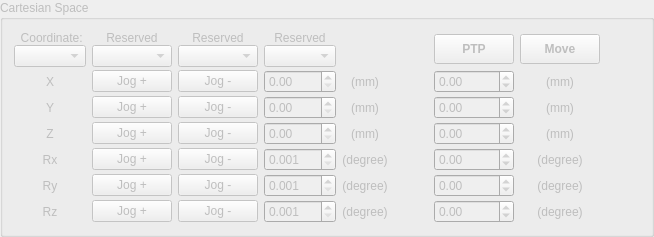
                 <widget class="QGroupBox" name="groupBox_6">
                  <property name="enabled">
                   <bool>false</bool>
                  </property>
                  <property name="title">
                   <string>Cartesian Space</string>
                  </property>
                  <property name="flat">
                   <bool>false</bool>
                  </property>
                  <layout class="QHBoxLayout" name="horizontalLayout_4">
                   <item>
                    <layout class="QGridLayout" name="gridLayout_4" rowstretch="0,0,0,0,0,0,0" columnstretch="0,0,0,0,0,0,0,0">
                     <property name="verticalSpacing">
                      <number>3</number>
                     </property>
                     <item row="6" column="2">
                      <widget class="QPushButton" name="pb_jogN_Rz">
                       <property name="text">
                        <string>Jog -</string>
                       </property>
                      </widget>
                     </item>
                     <item row="5" column="5">
                      <spacer name="horizontalSpacer_8">
                       <property name="orientation">
                        <enum>Qt::Horizontal</enum>
                       </property>
                       <property name="sizeHint" stdset="0">
                        <size>
                         <width>40</width>
                         <height>20</height>
                        </size>
                       </property>
                      </spacer>
                     </item>
                     <item row="2" column="1">
                      <widget class="QPushButton" name="PB_TB4_Jog6P_3">
                       <property name="text">
                        <string>Jog +</string>
                       </property>
                      </widget>
                     </item>
                     <item row="2" column="4">
                      <widget class="QLabel" name="label_47">
                       <property name="text">
                        <string>(mm)</string>
                       </property>
                       <property name="alignment">
                        <set>Qt::AlignCenter</set>
                       </property>
                      </widget>
                     </item>
                     <item row="6" column="3">
                      <widget class="QDoubleSpinBox" name="edit_RelDistance_Rz">
                       <property name="decimals">
                        <number>3</number>
                       </property>
                       <property name="minimum">
                        <double>0.001000000000000</double>
                       </property>
                       <property name="maximum">
                        <double>360.000000000000000</double>
                       </property>
                       <property name="singleStep">
                        <double>0.500000000000000</double>
                       </property>
                      </widget>
                     </item>
                     <item row="4" column="5">
                      <spacer name="horizontalSpacer_7">
                       <property name="orientation">
                        <enum>Qt::Horizontal</enum>
                       </property>
                       <property name="sizeHint" stdset="0">
                        <size>
                         <width>40</width>
                         <height>20</height>
                        </size>
                       </property>
                      </spacer>
                     </item>
                     <item row="1" column="3">
                      <widget class="QDoubleSpinBox" name="doubleSpinBox_7">
                       <property name="minimum">
                        <double>0.000000000000000</double>
                       </property>
                       <property name="maximum">
                        <double>360.000000000000000</double>
                       </property>
                       <property name="singleStep">
                        <double>0.500000000000000</double>
                       </property>
                      </widget>
                     </item>
                     <item row="2" column="3">
                      <widget class="QDoubleSpinBox" name="doubleSpinBox_8">
                       <property name="minimum">
                        <double>0.000000000000000</double>
                       </property>
                       <property name="maximum">
                        <double>360.000000000000000</double>
                       </property>
                       <property name="singleStep">
                        <double>0.500000000000000</double>
                       </property>
                      </widget>
                     </item>
                     <item row="4" column="4">
                      <widget class="QLabel" name="label_49">
                       <property name="text">
                        <string>(degree)</string>
                       </property>
                       <property name="alignment">
                        <set>Qt::AlignCenter</set>
                       </property>
                      </widget>
                     </item>
                     <item row="3" column="5">
                      <spacer name="horizontalSpacer_6">
                       <property name="orientation">
                        <enum>Qt::Horizontal</enum>
                       </property>
                       <property name="sizeHint" stdset="0">
                        <size>
                         <width>40</width>
                         <height>20</height>
                        </size>
                       </property>
                      </spacer>
                     </item>
                     <item row="4" column="1">
                      <widget class="QPushButton" name="pb_jogP_Rx">
                       <property name="text">
                        <string>Jog +</string>
                       </property>
                      </widget>
                     </item>
                     <item row="5" column="1">
                      <widget class="QPushButton" name="pb_jogP_Ry">
                       <property name="text">
                        <string>Jog +</string>
                       </property>
                      </widget>
                     </item>
                     <item row="1" column="0">
                      <widget class="QLabel" name="label_61">
                       <property name="palette">
                        <palette>
                         <active/>
                         <inactive/>
                         <disabled/>
                        </palette>
                       </property>
                       <property name="styleSheet">
                        <string notr="true">font: 75 12pt &quot;Times New Roman&quot;;</string>
                       </property>
                       <property name="text">
                        <string>X</string>
                       </property>
                       <property name="textFormat">
                        <enum>Qt::PlainText</enum>
                       </property>
                       <property name="alignment">
                        <set>Qt::AlignCenter</set>
                       </property>
                      </widget>
                     </item>
                     <item row="6" column="0">
                      <widget class="QLabel" name="label_67">
                       <property name="palette">
                        <palette>
                         <active/>
                         <inactive/>
                         <disabled/>
                        </palette>
                       </property>
                       <property name="styleSheet">
                        <string notr="true">font: 75 12pt &quot;Times New Roman&quot;;</string>
                       </property>
                       <property name="text">
                        <string>Rz</string>
                       </property>
                       <property name="textFormat">
                        <enum>Qt::PlainText</enum>
                       </property>
                       <property name="alignment">
                        <set>Qt::AlignCenter</set>
                       </property>
                      </widget>
                     </item>
                     <item row="6" column="5">
                      <spacer name="horizontalSpacer_9">
                       <property name="orientation">
                        <enum>Qt::Horizontal</enum>
                       </property>
                       <property name="sizeHint" stdset="0">
                        <size>
                         <width>40</width>
                         <height>20</height>
                        </size>
                       </property>
                      </spacer>
                     </item>
                     <item row="3" column="0">
                      <widget class="QLabel" name="label_64">
                       <property name="palette">
                        <palette>
                         <active/>
                         <inactive/>
                         <disabled/>
                        </palette>
                       </property>
                       <property name="styleSheet">
                        <string notr="true">font: 75 12pt &quot;Times New Roman&quot;;</string>
                       </property>
                       <property name="text">
                        <string>Z</string>
                       </property>
                       <property name="textFormat">
                        <enum>Qt::PlainText</enum>
                       </property>
                       <property name="alignment">
                        <set>Qt::AlignCenter</set>
                       </property>
                      </widget>
                     </item>
                     <item row="5" column="2">
                      <widget class="QPushButton" name="pb_jogN_Ry">
                       <property name="text">
                        <string>Jog -</string>
                       </property>
                      </widget>
                     </item>
                     <item row="5" column="4">
                      <widget class="QLabel" name="label_50">
                       <property name="text">
                        <string>(degree)</string>
                       </property>
                       <property name="alignment">
                        <set>Qt::AlignCenter</set>
                       </property>
                      </widget>
                     </item>
                     <item row="0" column="3">
                      <layout class="QVBoxLayout" name="verticalLayout_20">
                       <item>
                        <widget class="QLabel" name="label_59">
                         <property name="text">
                          <string>Reserved</string>
                         </property>
                         <property name="alignment">
                          <set>Qt::AlignCenter</set>
                         </property>
                        </widget>
                       </item>
                       <item>
                        <widget class="QComboBox" name="comboBox_7"/>
                       </item>
                      </layout>
                     </item>
                     <item row="4" column="3">
                      <widget class="QDoubleSpinBox" name="edit_RelDistance_Rx">
                       <property name="decimals">
                        <number>3</number>
                       </property>
                       <property name="minimum">
                        <double>0.001000000000000</double>
                       </property>
                       <property name="maximum">
                        <double>360.000000000000000</double>
                       </property>
                       <property name="singleStep">
                        <double>0.500000000000000</double>
                       </property>
                      </widget>
                     </item>
                     <item row="6" column="1">
                      <widget class="QPushButton" name="pb_jogP_Rz">
                       <property name="text">
                        <string>Jog +</string>
                       </property>
                      </widget>
                     </item>
                     <item row="3" column="1">
                      <widget class="QPushButton" name="PB_TB4_Jog6P_4">
                       <property name="text">
                        <string>Jog +</string>
                       </property>
                      </widget>
                     </item>
                     <item row="5" column="6">
                      <widget class="QDoubleSpinBox" name="doubleSpinBox_23">
                       <property name="minimum">
                        <double>-360.000000000000000</double>
                       </property>
                       <property name="maximum">
                        <double>360.000000000000000</double>
                       </property>
                       <property name="singleStep">
                        <double>0.500000000000000</double>
                       </property>
                      </widget>
                     </item>
                     <item row="0" column="7">
                      <widget class="QPushButton" name="pb_Cartesian_move_all">
                       <property name="minimumSize">
                        <size>
                         <width>60</width>
                         <height>30</height>
                        </size>
                       </property>
                       <property name="font">
                        <font>
                         <italic>false</italic>
                         <bold>true</bold>
                        </font>
                       </property>
                       <property name="autoFillBackground">
                        <bool>false</bool>
                       </property>
                       <property name="text">
                        <string>Move</string>
                       </property>
                       <property name="autoDefault">
                        <bool>true</bool>
                       </property>
                       <property name="default">
                        <bool>true</bool>
                       </property>
                       <property name="flat">
                        <bool>false</bool>
                       </property>
                      </widget>
                     </item>
                     <item row="3" column="7">
                      <widget class="QLabel" name="label_102">
                       <property name="text">
                        <string>(mm)</string>
                       </property>
                       <property name="alignment">
                        <set>Qt::AlignCenter</set>
                       </property>
                      </widget>
                     </item>
                     <item row="3" column="6">
                      <widget class="QDoubleSpinBox" name="doubleSpinBox_21">
                       <property name="minimum">
                        <double>-360.000000000000000</double>
                       </property>
                       <property name="maximum">
                        <double>360.000000000000000</double>
                       </property>
                       <property name="singleStep">
                        <double>0.500000000000000</double>
                       </property>
                      </widget>
                     </item>
                     <item row="2" column="7">
                      <widget class="QLabel" name="label_82">
                       <property name="text">
                        <string>(mm)</string>
                       </property>
                       <property name="alignment">
                        <set>Qt::AlignCenter</set>
                       </property>
                      </widget>
                     </item>
                     <item row="2" column="2">
                      <widget class="QPushButton" name="PB_TB4_Jog6N_3">
                       <property name="text">
                        <string>Jog -</string>
                       </property>
                      </widget>
                     </item>
                     <item row="0" column="1">
                      <layout class="QVBoxLayout" name="verticalLayout_21">
                       <item>
                        <widget class="QLabel" name="label_60">
                         <property name="text">
                          <string>Reserved</string>
                         </property>
                         <property name="alignment">
                          <set>Qt::AlignCenter</set>
                         </property>
                        </widget>
                       </item>
                       <item>
                        <widget class="QComboBox" name="comboBox_8"/>
                       </item>
                      </layout>
                     </item>
                     <item row="1" column="5">
                      <spacer name="horizontalSpacer_4">
                       <property name="orientation">
                        <enum>Qt::Horizontal</enum>
                       </property>
                       <property name="sizeHint" stdset="0">
                        <size>
                         <width>40</width>
                         <height>20</height>
                        </size>
                       </property>
                      </spacer>
                     </item>
                     <item row="4" column="2">
                      <widget class="QPushButton" name="pb_jogN_Rx">
                       <property name="text">
                        <string>Jog -</string>
                       </property>
                      </widget>
                     </item>
                     <item row="1" column="1">
                      <widget class="QPushButton" name="PB_TB4_Jog6N_2">
                       <property name="text">
                        <string>Jog +</string>
                       </property>
                      </widget>
                     </item>
                     <item row="5" column="7">
                      <widget class="QLabel" name="label_104">
                       <property name="text">
                        <string>(degree)</string>
                       </property>
                       <property name="alignment">
                        <set>Qt::AlignCenter</set>
                       </property>
                      </widget>
                     </item>
                     <item row="4" column="6">
                      <widget class="QDoubleSpinBox" name="doubleSpinBox_22">
                       <property name="minimum">
                        <double>-360.000000000000000</double>
                       </property>
                       <property name="maximum">
                        <double>360.000000000000000</double>
                       </property>
                       <property name="singleStep">
                        <double>0.500000000000000</double>
                       </property>
                      </widget>
                     </item>
                     <item row="3" column="2">
                      <widget class="QPushButton" name="PB_TB4_Jog6N_4">
                       <property name="text">
                        <string>Jog -</string>
                       </property>
                      </widget>
                     </item>
                     <item row="2" column="5">
                      <spacer name="horizontalSpacer_5">
                       <property name="orientation">
                        <enum>Qt::Horizontal</enum>
                       </property>
                       <property name="sizeHint" stdset="0">
                        <size>
                         <width>40</width>
                         <height>20</height>
                        </size>
                       </property>
                      </spacer>
                     </item>
                     <item row="1" column="7">
                      <widget class="QLabel" name="label_81">
                       <property name="text">
                        <string>(mm)</string>
                       </property>
                       <property name="alignment">
                        <set>Qt::AlignCenter</set>
                       </property>
                      </widget>
                     </item>
                     <item row="5" column="0">
                      <widget class="QLabel" name="label_66">
                       <property name="palette">
                        <palette>
                         <active/>
                         <inactive/>
                         <disabled/>
                        </palette>
                       </property>
                       <property name="styleSheet">
                        <string notr="true">font: 75 12pt &quot;Times New Roman&quot;;</string>
                       </property>
                       <property name="text">
                        <string>Ry</string>
                       </property>
                       <property name="textFormat">
                        <enum>Qt::PlainText</enum>
                       </property>
                       <property name="alignment">
                        <set>Qt::AlignCenter</set>
                       </property>
                      </widget>
                     </item>
                     <item row="6" column="7">
                      <widget class="QLabel" name="label_105">
                       <property name="text">
                        <string>(degree)</string>
                       </property>
                       <property name="alignment">
                        <set>Qt::AlignCenter</set>
                       </property>
                      </widget>
                     </item>
                     <item row="1" column="2">
                      <widget class="QPushButton" name="PB_TB4_Jog6P_2">
                       <property name="text">
                        <string>Jog -</string>
                       </property>
                      </widget>
                     </item>
                     <item row="1" column="6">
                      <widget class="QDoubleSpinBox" name="doubleSpinBox_13">
                       <property name="minimum">
                        <double>-360.000000000000000</double>
                       </property>
                       <property name="maximum">
                        <double>360.000000000000000</double>
                       </property>
                       <property name="singleStep">
                        <double>0.500000000000000</double>
                       </property>
                      </widget>
                     </item>
                     <item row="1" column="4">
                      <widget class="QLabel" name="label_46">
                       <property name="text">
                        <string>(mm)</string>
                       </property>
                       <property name="alignment">
                        <set>Qt::AlignCenter</set>
                       </property>
                      </widget>
                     </item>
                     <item row="0" column="0">
                      <layout class="QVBoxLayout" name="verticalLayout_18">
                       <item>
                        <widget class="QLabel" name="label_58">
                         <property name="text">
                          <string> Coordinate:</string>
                         </property>
                         <property name="alignment">
                          <set>Qt::AlignCenter</set>
                         </property>
                        </widget>
                       </item>
                       <item>
                        <widget class="QComboBox" name="comboBox_4"/>
                       </item>
                      </layout>
                     </item>
                     <item row="6" column="6">
                      <widget class="QDoubleSpinBox" name="doubleSpinBox_24">
                       <property name="minimum">
                        <double>-360.000000000000000</double>
                       </property>
                       <property name="maximum">
                        <double>360.000000000000000</double>
                       </property>
                       <property name="singleStep">
                        <double>0.500000000000000</double>
                       </property>
                      </widget>
                     </item>
                     <item row="3" column="4">
                      <widget class="QLabel" name="label_48">
                       <property name="text">
                        <string>(mm)</string>
                       </property>
                       <property name="alignment">
                        <set>Qt::AlignCenter</set>
                       </property>
                      </widget>
                     </item>
                     <item row="2" column="0">
                      <widget class="QLabel" name="label_63">
                       <property name="palette">
                        <palette>
                         <active/>
                         <inactive/>
                         <disabled/>
                        </palette>
                       </property>
                       <property name="styleSheet">
                        <string notr="true">font: 75 12pt &quot;Times New Roman&quot;;</string>
                       </property>
                       <property name="text">
                        <string>Y</string>
                       </property>
                       <property name="textFormat">
                        <enum>Qt::PlainText</enum>
                       </property>
                       <property name="alignment">
                        <set>Qt::AlignCenter</set>
                       </property>
                      </widget>
                     </item>
                     <item row="5" column="3">
                      <widget class="QDoubleSpinBox" name="edit_RelDistance_Ry">
                       <property name="decimals">
                        <number>3</number>
                       </property>
                       <property name="minimum">
                        <double>0.001000000000000</double>
                       </property>
                       <property name="maximum">
                        <double>360.000000000000000</double>
                       </property>
                       <property name="singleStep">
                        <double>0.500000000000000</double>
                       </property>
                      </widget>
                     </item>
                     <item row="4" column="7">
                      <widget class="QLabel" name="label_103">
                       <property name="text">
                        <string>(degree)</string>
                       </property>
                       <property name="alignment">
                        <set>Qt::AlignCenter</set>
                       </property>
                      </widget>
                     </item>
                     <item row="0" column="2">
                      <layout class="QVBoxLayout" name="verticalLayout_22">
                       <item>
                        <widget class="QLabel" name="label_62">
                         <property name="text">
                          <string>Reserved</string>
                         </property>
                         <property name="alignment">
                          <set>Qt::AlignCenter</set>
                         </property>
                        </widget>
                       </item>
                       <item>
                        <widget class="QComboBox" name="comboBox_9"/>
                       </item>
                      </layout>
                     </item>
                     <item row="6" column="4">
                      <widget class="QLabel" name="label_51">
                       <property name="text">
                        <string>(degree)</string>
                       </property>
                       <property name="alignment">
                        <set>Qt::AlignCenter</set>
                       </property>
                      </widget>
                     </item>
                     <item row="4" column="0">
                      <widget class="QLabel" name="label_65">
                       <property name="palette">
                        <palette>
                         <active/>
                         <inactive/>
                         <disabled/>
                        </palette>
                       </property>
                       <property name="styleSheet">
                        <string notr="true">font: 75 12pt &quot;Times New Roman&quot;;</string>
                       </property>
                       <property name="text">
                        <string>Rx</string>
                       </property>
                       <property name="textFormat">
                        <enum>Qt::PlainText</enum>
                       </property>
                       <property name="alignment">
                        <set>Qt::AlignCenter</set>
                       </property>
                      </widget>
                     </item>
                     <item row="3" column="3">
                      <widget class="QDoubleSpinBox" name="doubleSpinBox_9">
                       <property name="minimum">
                        <double>0.000000000000000</double>
                       </property>
                       <property name="maximum">
                        <double>360.000000000000000</double>
                       </property>
                       <property name="singleStep">
                        <double>0.500000000000000</double>
                       </property>
                      </widget>
                     </item>
                     <item row="2" column="6">
                      <widget class="QDoubleSpinBox" name="doubleSpinBox_20">
                       <property name="minimum">
                        <double>-360.000000000000000</double>
                       </property>
                       <property name="maximum">
                        <double>360.000000000000000</double>
                       </property>
                       <property name="singleStep">
                        <double>0.500000000000000</double>
                       </property>
                      </widget>
                     </item>
                     <item row="0" column="6">
                      <widget class="QPushButton" name="switch_jog_mode">
                       <property name="minimumSize">
                        <size>
                         <width>60</width>
                         <height>30</height>
                        </size>
                       </property>
                       <property name="font">
                        <font>
                         <italic>false</italic>
                         <bold>true</bold>
                        </font>
                       </property>
                       <property name="autoFillBackground">
                        <bool>false</bool>
                       </property>
                       <property name="text">
                        <string>PTP</string>
                       </property>
                       <property name="autoDefault">
                        <bool>true</bool>
                       </property>
                       <property name="default">
                        <bool>true</bool>
                       </property>
                       <property name="flat">
                        <bool>false</bool>
                       </property>
                      </widget>
                     </item>
                    </layout>
                   </item>
                   <item>
                    <spacer name="horizontalSpacer_17">
                     <property name="orientation">
                      <enum>Qt::Horizontal</enum>
                     </property>
                     <property name="sizeHint" stdset="0">
                      <size>
                       <width>40</width>
                       <height>20</height>
                      </size>
                     </property>
                    </spacer>
                   </item>
                  </layout>
                 </widget>
